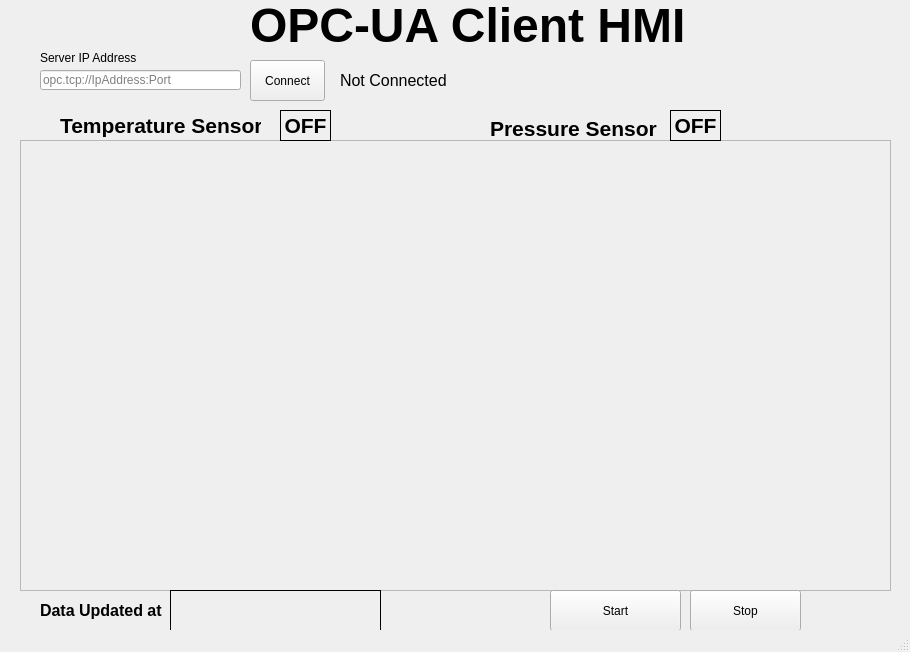
<?xml version="1.0" encoding="UTF-8"?>
<ui version="4.0">
 <class>MainWindow</class>
 <widget class="QMainWindow" name="MainWindow">
  <property name="geometry">
   <rect>
    <x>0</x>
    <y>0</y>
    <width>910</width>
    <height>652</height>
   </rect>
  </property>
  <property name="windowTitle">
   <string>MainWindow</string>
  </property>
  <widget class="QWidget" name="centralwidget">
   <widget class="QFrame" name="frame">
    <property name="geometry">
     <rect>
      <x>20</x>
      <y>140</y>
      <width>871</width>
      <height>451</height>
     </rect>
    </property>
    <property name="frameShape">
     <enum>QFrame::StyledPanel</enum>
    </property>
    <property name="frameShadow">
     <enum>QFrame::Raised</enum>
    </property>
    <layout class="QHBoxLayout" name="horizontalLayout_3">
     <item>
      <layout class="QHBoxLayout" name="horizontalLayout"/>
     </item>
     <item>
      <layout class="QHBoxLayout" name="horizontalLayout_2"/>
     </item>
    </layout>
   </widget>
   <widget class="QPushButton" name="pushBtnStart">
    <property name="geometry">
     <rect>
      <x>550</x>
      <y>590</y>
      <width>131</width>
      <height>41</height>
     </rect>
    </property>
    <property name="text">
     <string>Start</string>
    </property>
   </widget>
   <widget class="QPushButton" name="pushBtnStop">
    <property name="geometry">
     <rect>
      <x>690</x>
      <y>590</y>
      <width>111</width>
      <height>41</height>
     </rect>
    </property>
    <property name="text">
     <string>Stop</string>
    </property>
   </widget>
   <widget class="QLabel" name="label">
    <property name="geometry">
     <rect>
      <x>250</x>
      <y>0</y>
      <width>441</width>
      <height>51</height>
     </rect>
    </property>
    <property name="font">
     <font>
      <pointsize>36</pointsize>
      <weight>75</weight>
      <bold>true</bold>
     </font>
    </property>
    <property name="text">
     <string>OPC-UA Client HMI</string>
    </property>
   </widget>
   <widget class="QLabel" name="label_2">
    <property name="geometry">
     <rect>
      <x>40</x>
      <y>590</y>
      <width>141</width>
      <height>41</height>
     </rect>
    </property>
    <property name="font">
     <font>
      <pointsize>12</pointsize>
      <weight>75</weight>
      <bold>true</bold>
     </font>
    </property>
    <property name="text">
     <string>Data Updated at</string>
    </property>
   </widget>
   <widget class="QLabel" name="labelTimeDate">
    <property name="geometry">
     <rect>
      <x>170</x>
      <y>590</y>
      <width>211</width>
      <height>41</height>
     </rect>
    </property>
    <property name="font">
     <font>
      <pointsize>12</pointsize>
     </font>
    </property>
    <property name="frameShape">
     <enum>QFrame::Box</enum>
    </property>
    <property name="text">
     <string/>
    </property>
   </widget>
   <widget class="QLabel" name="label_4">
    <property name="geometry">
     <rect>
      <x>60</x>
      <y>110</y>
      <width>201</width>
      <height>31</height>
     </rect>
    </property>
    <property name="font">
     <font>
      <pointsize>16</pointsize>
      <weight>75</weight>
      <bold>true</bold>
     </font>
    </property>
    <property name="text">
     <string>Temperature Sensor</string>
    </property>
   </widget>
   <widget class="QLabel" name="labelTemp">
    <property name="geometry">
     <rect>
      <x>280</x>
      <y>110</y>
      <width>51</width>
      <height>31</height>
     </rect>
    </property>
    <property name="font">
     <font>
      <pointsize>16</pointsize>
      <weight>75</weight>
      <bold>true</bold>
     </font>
    </property>
    <property name="frameShape">
     <enum>QFrame::Box</enum>
    </property>
    <property name="text">
     <string>OFF</string>
    </property>
    <property name="alignment">
     <set>Qt::AlignCenter</set>
    </property>
   </widget>
   <widget class="QLabel" name="label_3">
    <property name="geometry">
     <rect>
      <x>490</x>
      <y>120</y>
      <width>171</width>
      <height>16</height>
     </rect>
    </property>
    <property name="font">
     <font>
      <pointsize>16</pointsize>
      <weight>75</weight>
      <bold>true</bold>
     </font>
    </property>
    <property name="text">
     <string>Pressure Sensor</string>
    </property>
   </widget>
   <widget class="QLabel" name="labelPress">
    <property name="geometry">
     <rect>
      <x>670</x>
      <y>110</y>
      <width>51</width>
      <height>31</height>
     </rect>
    </property>
    <property name="font">
     <font>
      <pointsize>16</pointsize>
      <weight>75</weight>
      <bold>true</bold>
     </font>
    </property>
    <property name="frameShape">
     <enum>QFrame::Box</enum>
    </property>
    <property name="text">
     <string>OFF</string>
    </property>
    <property name="alignment">
     <set>Qt::AlignCenter</set>
    </property>
   </widget>
   <widget class="QLineEdit" name="lineEditSeverIP">
    <property name="geometry">
     <rect>
      <x>40</x>
      <y>70</y>
      <width>201</width>
      <height>20</height>
     </rect>
    </property>
    <property name="placeholderText">
     <string>opc.tcp://IpAddress:Port</string>
    </property>
   </widget>
   <widget class="QPushButton" name="pushButtonConnect">
    <property name="geometry">
     <rect>
      <x>250</x>
      <y>60</y>
      <width>75</width>
      <height>41</height>
     </rect>
    </property>
    <property name="text">
     <string>Connect</string>
    </property>
   </widget>
   <widget class="QLabel" name="labelConnectStatus">
    <property name="geometry">
     <rect>
      <x>340</x>
      <y>60</y>
      <width>121</width>
      <height>41</height>
     </rect>
    </property>
    <property name="font">
     <font>
      <pointsize>12</pointsize>
     </font>
    </property>
    <property name="text">
     <string>Not Connected</string>
    </property>
   </widget>
   <widget class="QLabel" name="label_5">
    <property name="geometry">
     <rect>
      <x>40</x>
      <y>50</y>
      <width>101</width>
      <height>16</height>
     </rect>
    </property>
    <property name="text">
     <string>Server IP Address</string>
    </property>
   </widget>
  </widget>
  <widget class="QStatusBar" name="statusbar"/>
 </widget>
 <resources/>
 <connections/>
</ui>
